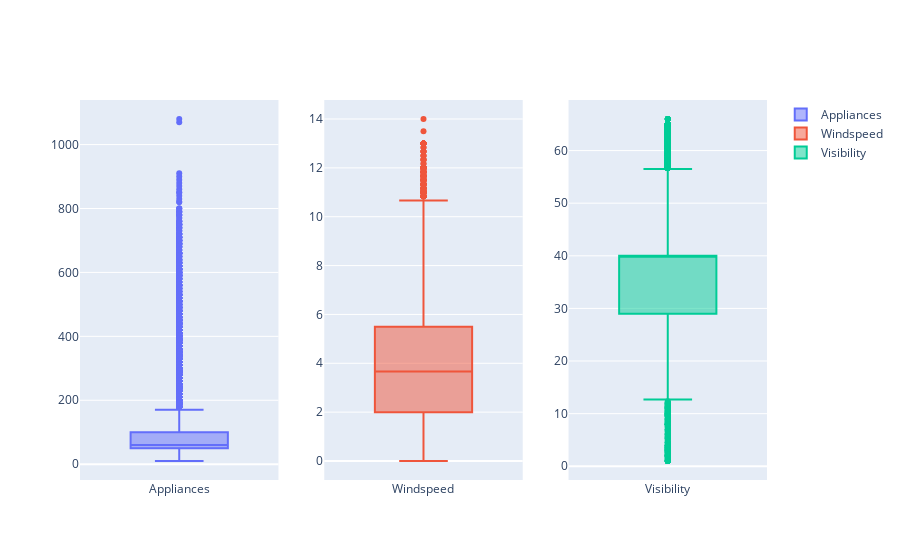

This figure's notebook cell:
### Markdown cell above
Outliers

Looking at the statistics of "other" columns, we can see that there are some outliers in Visibility, Windspeed and Appliance. Let's plot a box plot of each one of those and see the outliers closer.

### Code cell
# Using boxplot on Visibility, Appliances and Windspeed to visualize the outliers:

fig_sub = make_subplots(rows=1, cols=3, shared_yaxes=False)

fig_sub.add_trace(

    go.Box(y=df['Appliances'].values,
           name='Appliances'
           ),
    row=1, col=1

)

fig_sub.add_trace(
    go.Box(y=df['Windspeed'].values,
           name='Windspeed'
           ),
    row=1, col=2
)

fig_sub.add_trace(
    go.Box(y=df['Visibility'].values,
           name='Visibility'
           ),
    row=1, col=3
)

### Figure 1 — Plotly figure (JSON) as saved in the notebook; plotly's stock layout.template omitted (floating-point values rounded to 4 significant figures; data arrays with more than 128 entries replaced by an {"elided": "..."} marker saying what was removed)
{"data": [{"name": "Appliances", "type": "box", "xaxis": "x", "y": {"elided": "19735 int values"}, "yaxis": "y"}, {"name": "Windspeed", "type": "box", "xaxis": "x2", "y": {"elided": "19735 float values"}, "yaxis": "y2"}, {"name": "Visibility", "type": "box", "xaxis": "x3", "y": {"elided": "19735 float values"}, "yaxis": "y3"}], "layout": {"xaxis": {"anchor": "y", "domain": [0, 0.2889]}, "xaxis2": {"anchor": "y2", "domain": [0.3556, 0.6444]}, "xaxis3": {"anchor": "y3", "domain": [0.7111, 1]}, "yaxis": {"anchor": "x", "domain": [0, 1]}, "yaxis2": {"anchor": "x2", "domain": [0, 1]}, "yaxis3": {"anchor": "x3", "domain": [0, 1]}}}
